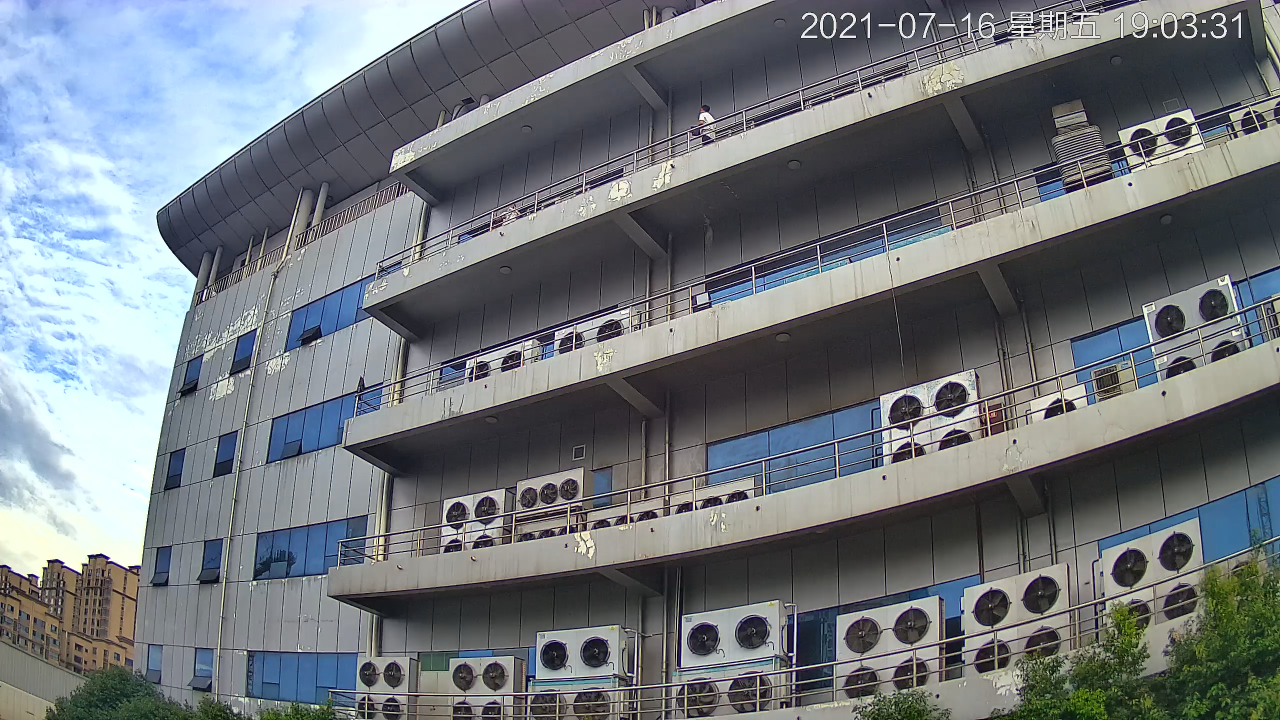
#> input picture frame 21 of data/hap-big.mp4, 2560 x 1440 px (shown at 1/2 size)
$ python classTest.py
#> lines starting #> are read from the running program, lines starting #| are printed output that depends on the picture; after the words box and inside, x2 and y2 are one past the last pixel; in counts of white or black regions, pixels touching at a corner belong together
#> further down, frame is the input picture: shape (1440, 2560, 3); mean B, G, R 123.3, 118.2, 112.6
### detector.py
import numpy as np
import cv2

class Detector(object):

    def __init__(self):
        self.fgbg = cv2.createBackgroundSubtractorMOG2(history=800, varThreshold=100, detectShadows=False)

    def apply(self, frame):
        # 背景模型中添加帧
        fgmask = self.fgbg.apply(frame, learningRate=0.1)
#> fgmask: shape (1440, 2560); every value is 255

        # 图像腐蚀和膨胀操作
        fgmask = cv2.erode(fgmask, cv2.getStructuringElement(cv2.MORPH_ELLIPSE, (2, 2)), iterations=1)
        fgmask = cv2.dilate(fgmask, cv2.getStructuringElement(cv2.MORPH_ELLIPSE, (2, 2)), iterations=2)

        contours, _ = cv2.findContours(fgmask, cv2.RETR_EXTERNAL, cv2.CHAIN_APPROX_SIMPLE)
#> contours = [[[0, 0], [0, 1439], [2559, 1439], [2559, 0]]]
        cv2.drawContours(frame, contours, -1, (0, 255, 0))
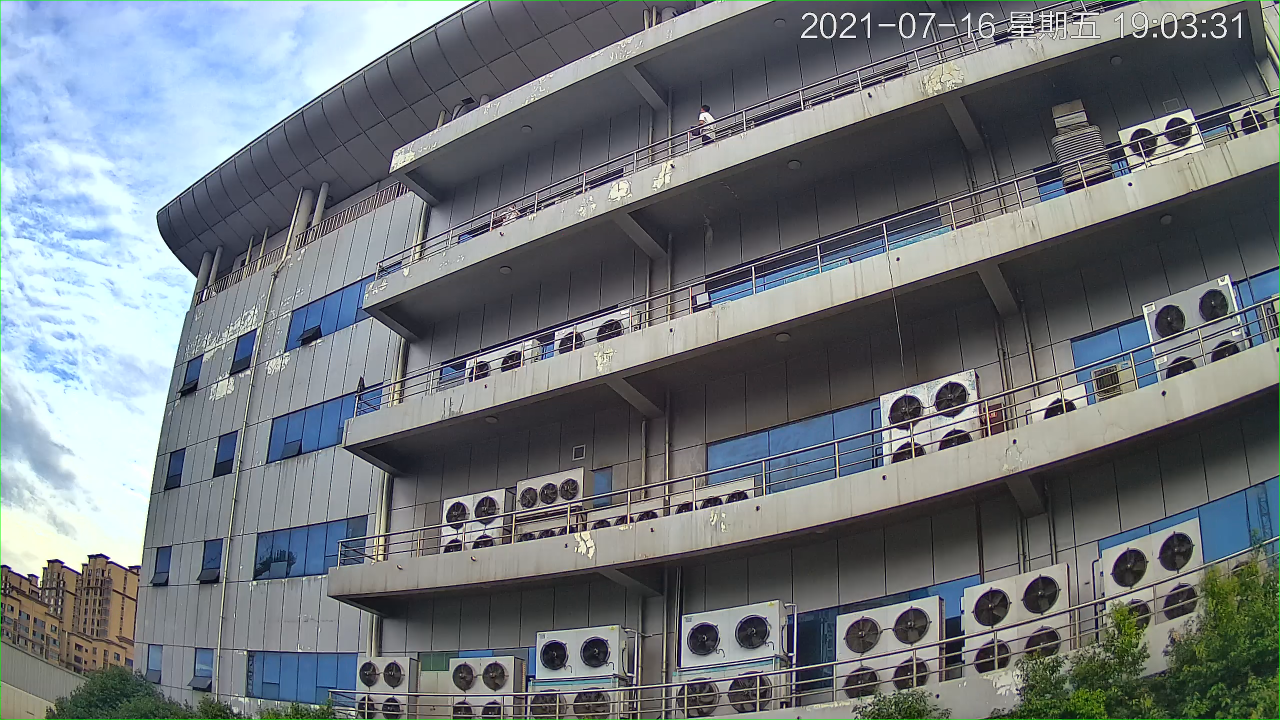
#> frame: shape (1440, 2560, 3) (shown at 1/2 size); 0.22% of pixels changed, all inside (x1, y1, x2, y2) = (0, 0, 2560, 1440)

        contours = [c for c in contours if cv2.contourArea(c) > 10]

        centers = []
        for c in contours:
            if len(contours) < 100:
                x, y, w, h = cv2.boundingRect(c)
                cv2.rectangle(frame, (x, y), (x + w, y + h), (0, 0, 255), 2)

                # centers.append(np.round(np.array([[x], [y]])))
                centers.append([[x], [y]])
#> this loop made 1 pass
#> (c, x, y, w, h) on pass 1: ([[0, 0], [0, 1439], [2559, 1439], [2559, 0]], 0, 0, 2560, 1440)
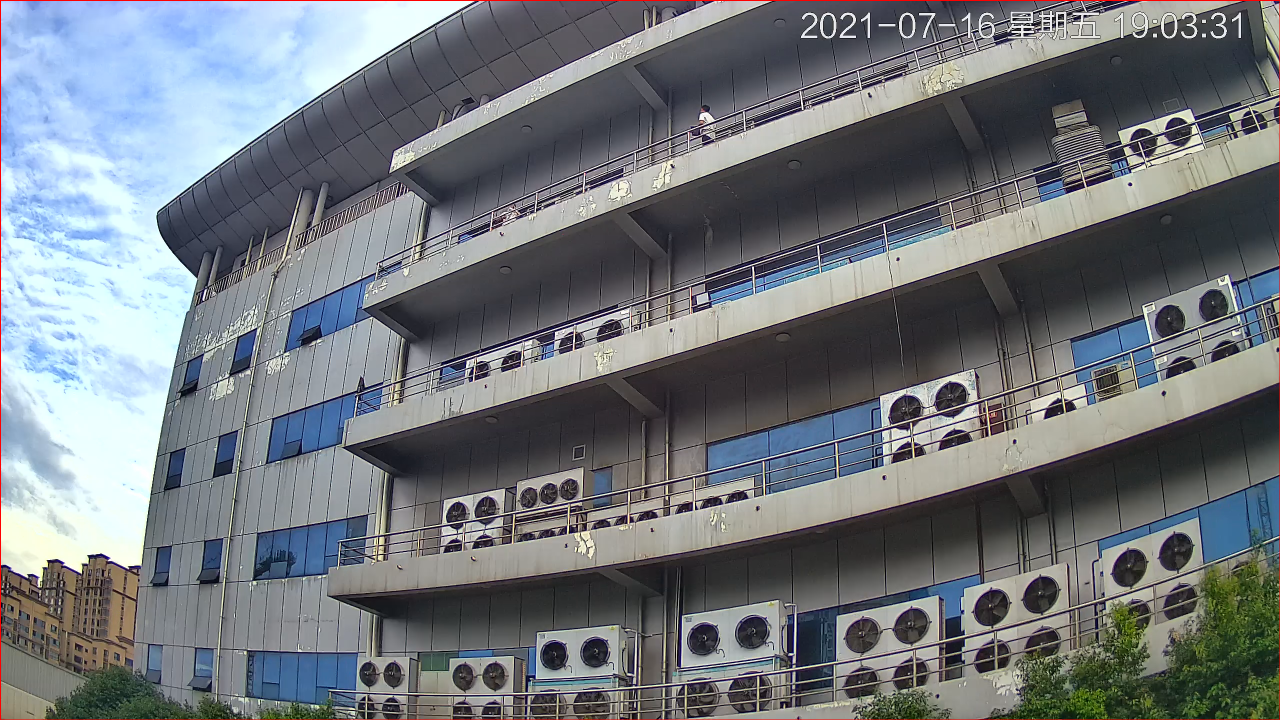
#> frame: shape (1440, 2560, 3) (shown at 1/2 size); 0.33% of pixels changed, all inside (x1, y1, x2, y2) = (0, 0, 2560, 1440)
#> after the loop, centers = [[[0], [0]]]

        return centers, frame, fgmask

### classTest.py
import cv2
from detector import Detector

video = r'.\data\hap-big.mp4'
videoroute = r'.\output'

cap = cv2.VideoCapture(video)

detector = Detector()

while True:
    ret, frame = cap.read()

    if not ret:
        break

    _, _, fgmask = detector.apply(frame)

    cv2.imshow('frame', frame)
    cv2.imshow('fgmask', fgmask)
    cv2.waitKey(20)

$ run again, starting later in the video
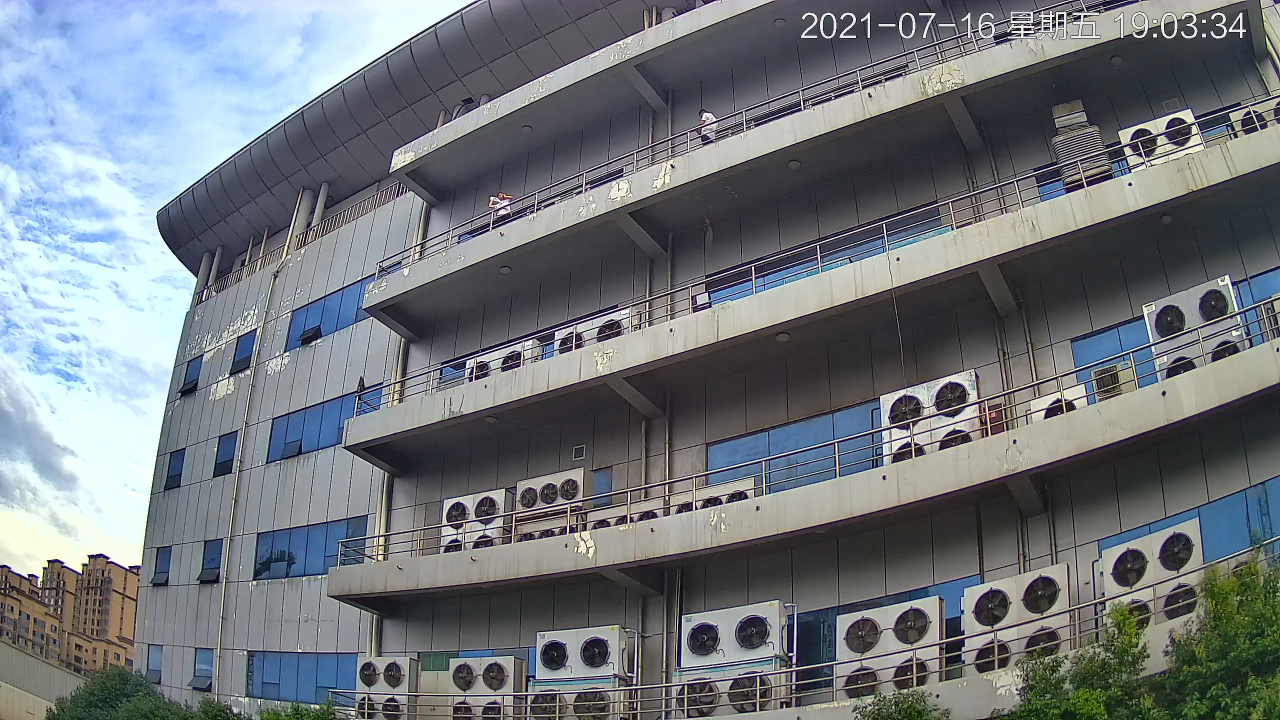
#> input picture frame 95 of data/hap-big.mp4, 2560 x 1440 px (shown at 1/2 size)
#> frame is the input picture: shape (1440, 2560, 3); mean B, G, R 123, 118.1, 112.5
#> fgmask: shape (1440, 2560); every value is 255
#> contours = [[[0, 0], [0, 1439], [2559, 1439], [2559, 0]]]
#> in apply, `cv2.drawContours(frame, contours, -1, (0, 255, 0))`:
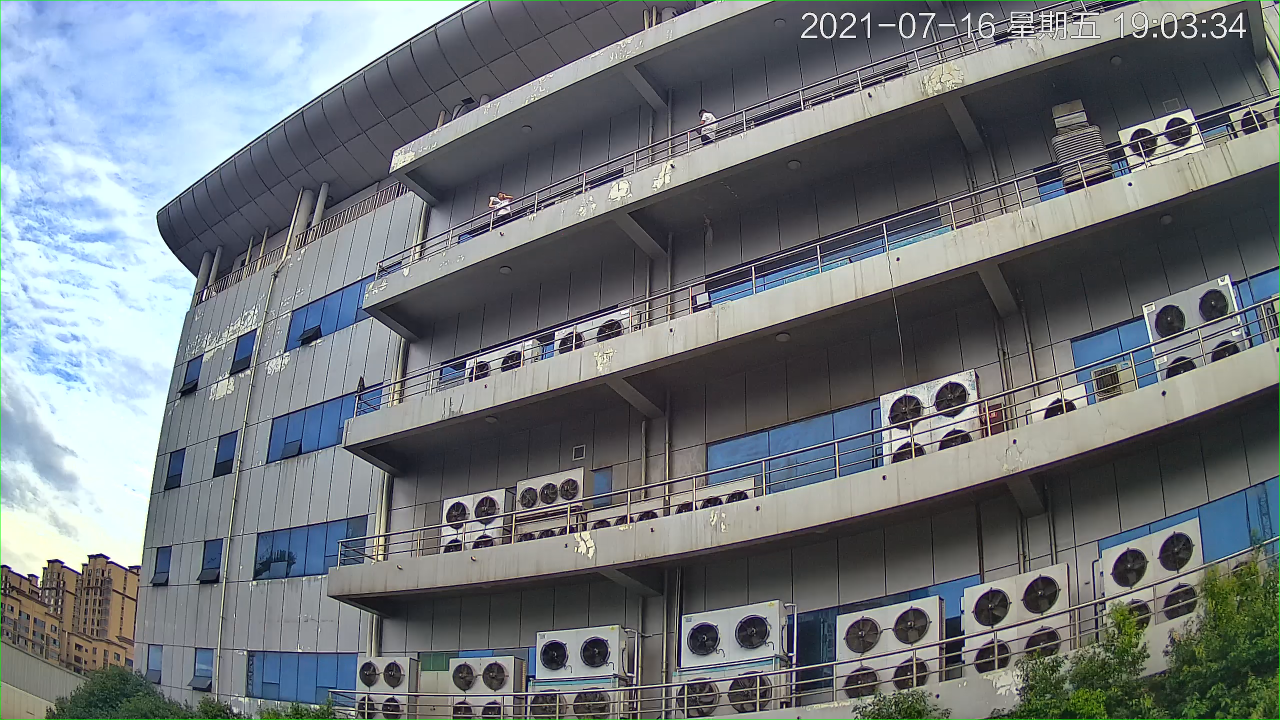
#> frame: shape (1440, 2560, 3) (shown at 1/2 size); 0.22% of pixels changed, all inside (x1, y1, x2, y2) = (0, 0, 2560, 1440)
#> the loop in apply, `for c in contours:` made 1 pass
#> (c, x, y, w, h) on pass 1: ([[0, 0], [0, 1439], [2559, 1439], [2559, 0]], 0, 0, 2560, 1440)
#> after the loop in apply, `for c in contours:`:
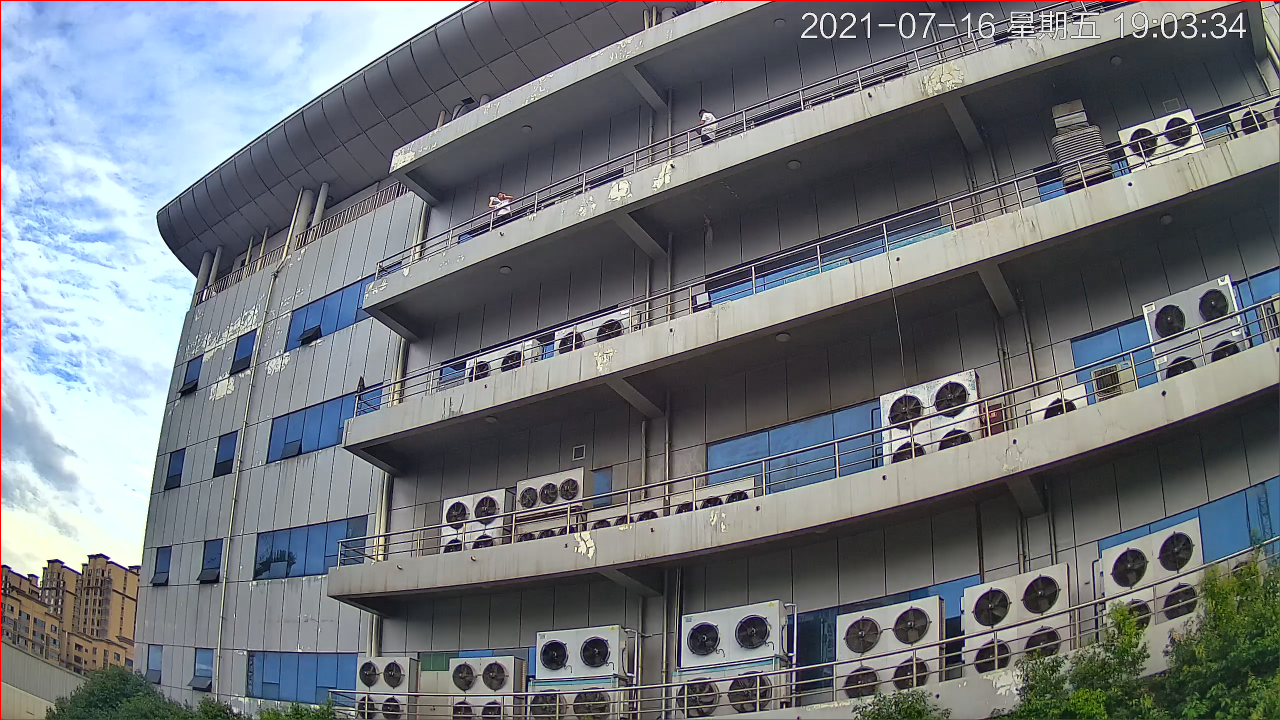
#> frame: shape (1440, 2560, 3) (shown at 1/2 size); 0.33% of pixels changed, all inside (x1, y1, x2, y2) = (0, 0, 2560, 1440)
#> after the loop in apply, `for c in contours:`: centers = [[[0], [0]]]

$ run again, starting later in the video
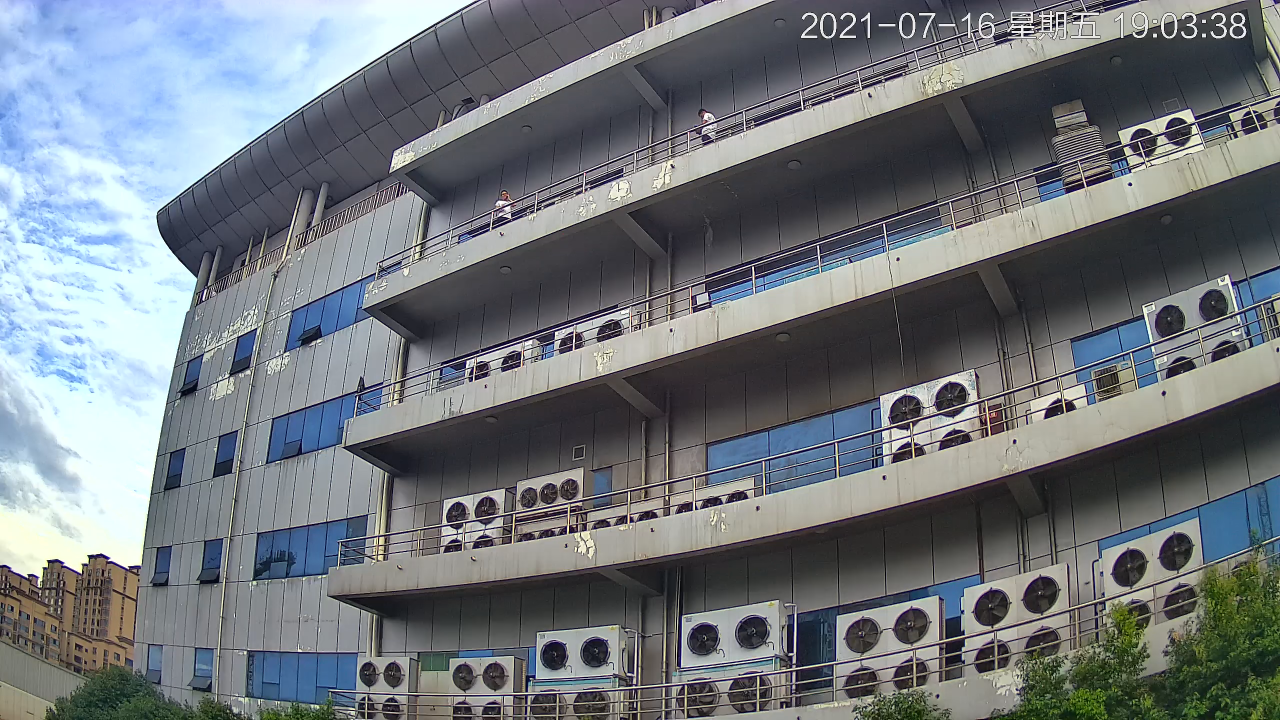
#> input picture frame 169 of data/hap-big.mp4, 2560 x 1440 px (shown at 1/2 size)
#> frame is the input picture: shape (1440, 2560, 3); mean B, G, R 122.9, 117.9, 112.3
#> fgmask: shape (1440, 2560); every value is 255
#> contours = [[[0, 0], [0, 1439], [2559, 1439], [2559, 0]]]
#> in apply, `cv2.drawContours(frame, contours, -1, (0, 255, 0))`:
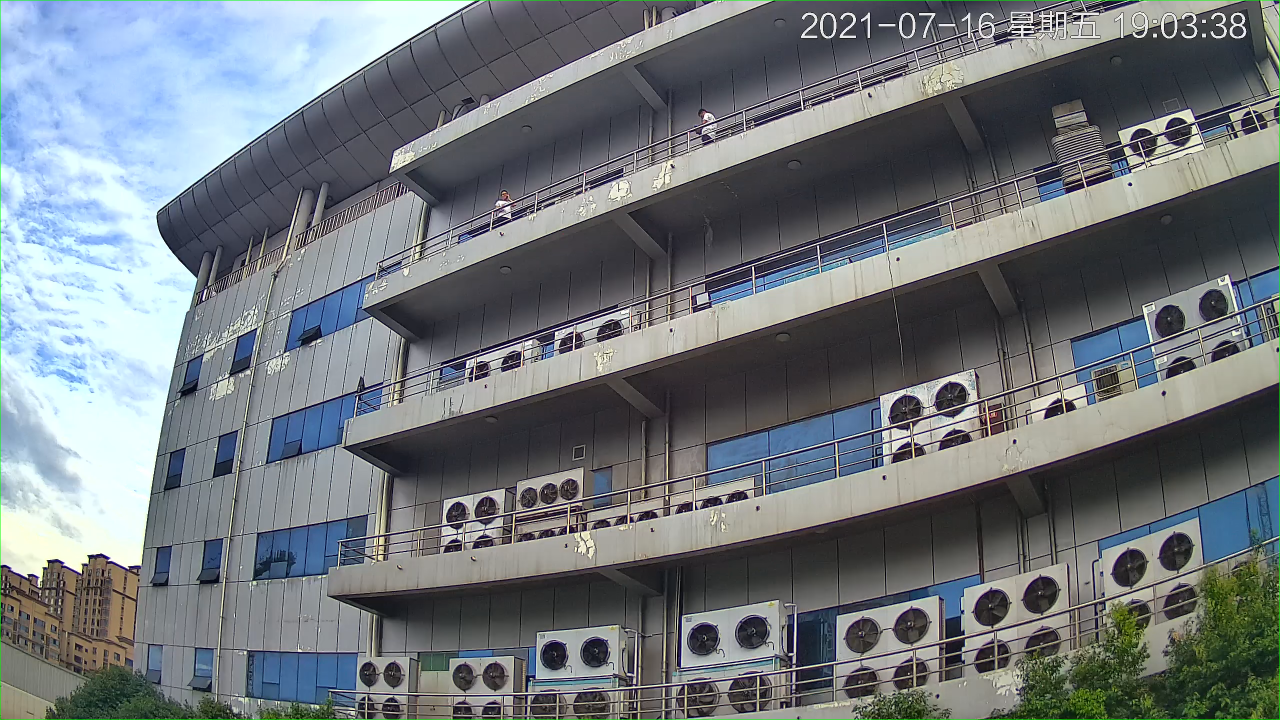
#> frame: shape (1440, 2560, 3) (shown at 1/2 size); 0.22% of pixels changed, all inside (x1, y1, x2, y2) = (0, 0, 2560, 1440)
#> the loop in apply, `for c in contours:` made 1 pass
#> (c, x, y, w, h) on pass 1: ([[0, 0], [0, 1439], [2559, 1439], [2559, 0]], 0, 0, 2560, 1440)
#> after the loop in apply, `for c in contours:`:
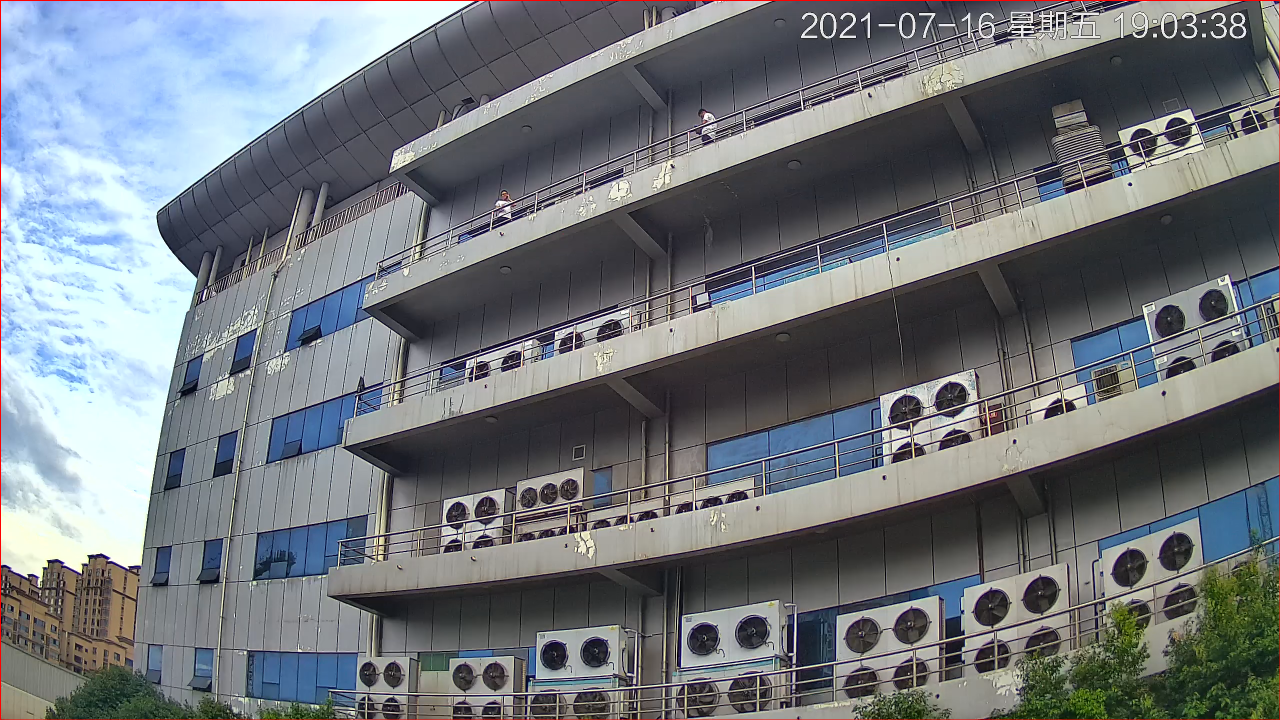
#> frame: shape (1440, 2560, 3) (shown at 1/2 size); 0.33% of pixels changed, all inside (x1, y1, x2, y2) = (0, 0, 2560, 1440)
#> after the loop in apply, `for c in contours:`: centers = [[[0], [0]]]
